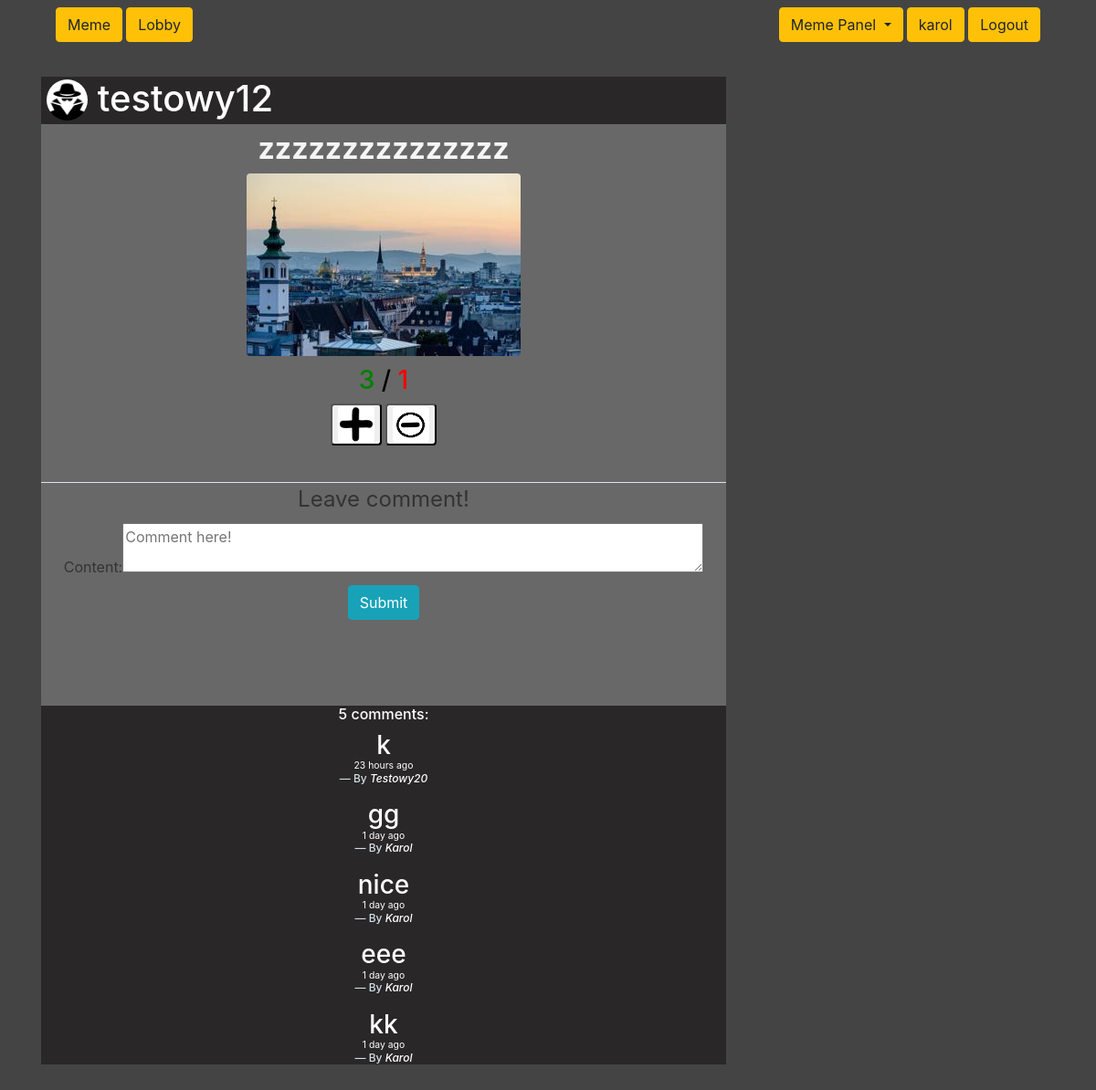
Screenshot of /83/ (signed in) with the database file from the repository.
### meme_site/models.py (models this page shows, shortened)
class MemePost(models.Model):
    user = models.ForeignKey(User, on_delete=models.CASCADE)
    image = models.ImageField(upload_to='meme_images/', blank=False, null=False)
    title = models.CharField(max_length=100)
    date_added = models.DateTimeField(default=timezone.now)
    thumb_up = models.ManyToManyField(User, related_name="liked_up", blank=True)
    thumb_down = models.ManyToManyField(User, related_name="liked_down", blank=True)
    class Meta:
        ordering = ['-date_added']

class CommentSection(models.Model):
    post = models.ForeignKey(MemePost, on_delete=models.CASCADE)
    user = models.ForeignKey(User, on_delete=models.CASCADE)
    content = models.TextField(max_length=500)
    timestamp = models.DateTimeField(default=timezone.now)
    class Meta:
        ordering=['-timestamp']

### my_site/models.py (models this page shows, shortened)
class MySiteProfile(models.Model):
    user = models.OneToOneField(User, on_delete=models.CASCADE)
    image = models.ImageField(default="incognito.png", upload_to="Profile_image")

### meme_site/views.py (the view, shortened to what this page needs)
# urls.py: path('<int:pk>/', MemeDetailView.as_view(), name='memeDetailView'),
class MemeDetailView(LikeMeme, FormMixin, DetailView):
    model = MemePost
    template_name = 'meme_site/meme_detail.html'
    context_object_name = 'user_meme'
    form_class = CommentForm
    def get_context_data(self, **kwargs):
        context = super(MemeDetailView, self).get_context_data(**kwargs)
        context['comments'] = CommentSection.objects.filter(post=self.kwargs.get('pk'))
        return context

### meme_site/forms.py
class CommentForm(forms.ModelForm):
    class Meta:
        model = CommentSection
        widgets = {
            'content': forms.Textarea(attrs={
                'size': 2,
                'rows': 2,
                'cols': 60,
                'placeholder': 'Comment here!'
                }),
        }
        fields = ['content']

### meme_site/templates/meme_site/meme_detail.html (shortened to what this page needs)
{% extends 'my_site/base.html' %}
{% load crispy_forms_tags %}
{% load humanize %}
{% block content %}
<div class="article-metadata">
    <div class="authorbox">
        <h1><img src="{{ user_meme.user.mysiteprofile.image.url }}" class="rounded-circle circle_img_detail">
            <a href="{% url 'userMemes' user_meme.user.username %}"
                style="color: #ffffff;">{{ user_meme.user.username }}</a></h1>
    </div>
    <div class="box_title">
        <h2> {{ user_meme.title }}</h2>
        <img src=" {{ user_meme.image.url }}" class="rounded">
    </div>
    <div class="likes_section">
        <h3 style="color: green;">{{ user_meme.thumb_up.count }}
            <span style="color:rgb(0, 0, 0);">/</span>
            <span style="color:red;">{{ user_meme.thumb_down.count }}</span>
        </h3>
        {% if user.is_authenticated %}
        <form action="{%url 'like-meme-detail' user_meme.id %}" method="POST">
            {% if user not in user_meme.thumb_up.all and user not in user_meme.thumb_down.all %}
            <button class="rounded" type="submit" name="liked">
                <img class="rounded circle_vote" src="/media/plus.png">
            </button>
            <button class="rounded" type="submit" name="unliked">
                <img class="rounded circle_vote" src="/media/minus.png">
            </button>
            {% elif user not in user_meme.thumb_up.all and user in user_meme.thumb_down.all %}
            <button class="rounded" type="submit" name="liked">
                <img class="rounded circle_vote" src="/media/plus.png">
            </button>
            <button class="rounded" type="submit" name="unliked">
                <img class="rounded circle_vote" src="/media/minus_clicked.png">
            </button>
            {% endif %}
        </form>
    </div>
    {% endif %}
</div>
{% if user.is_authenticated %}
<div class="article-metadata">
    <form method="POST">
        <legend class="border-top">Leave comment!</legend>
        {{ form }}
        <div class="form-group">
            <button class="btn btn-info" type="submit">Submit</button>
        </div>
    </form>
    <br><br>
</div>
{% endif %}
<div class="comment_section">
    {% if comments.count == 0 %}
    <h6>{{ comments.count }} comments</h6>
    {% elif comments.count < 2 %}
    <h6>{{ comments.count }} comment:</h6>
    {% else %}
    <h6>{{ comments.count }} comments:</h6>
    {% endif %}
    <h6>{% for comment in comments %}
        <div class="blockquote">
            <div style="font-size: small">
                <h3 class="mb-0"> {{ comment.content }} </h3>
                <small>
                    <p class="mb-0"> {{ comment.timestamp|naturaltime }} </p>
                </small>
            </div>
            <footer class="blockquote-footer">By <cite title="Source Title"><a
                        href="{% url 'mySiteProfile_page' comment.user %}"
                        style="color: #ffffff;">{{comment.user|capfirst}}</a></cite></footer>
        </div>
        {% endfor %}
</div>
{% endblock content%}

### my_site/templates/my_site/navbar.html (shortened to what this page needs)
<nav class="navbar navbar-expand-md navbar-dark bg-steel" style="margin-bottom: 30px;">
    <div class="collapse navbar-collapse" id="navbarToggle">
        <a class="btn btn-warning mr-1" href="{% url 'memeListView' %}">Meme</a>
        <a class="btn btn-warning mr-1" href="{% url 'memeLobbyListView' %}">Lobby</a>
    </div>
    <div class="dropdown mr-1">
        {% if user.is_authenticated %}
        <button class="btn btn-warning dropdown-toggle" type="button" id="dropdownMenuButton" data-toggle="dropdown" aria-haspopup="true" aria-expanded="false">
          Meme Panel
        </button>
        {% endif %}
    </div>
    <div class="">
        {% if user.is_authenticated %}
        {% if user_profile.user.username == user_requested.username %}
        <a class="btn btn-warning" href="{% url 'mySiteProfile_page' user.username %}">{{ user.username }}</a>
        {% else %}
        <a class="btn btn-warning" href="{% url 'mySiteProfile_page' user_requested.username %}">{{ user_requested.username }}</a>
        {% endif %}
            <a class="btn btn-warning" href="{% url 'mySiteLogout_page' %}">Logout</a>
        {% else %}
            <a class="btn btn-warning" href="{% url 'mySiteLogin_page' %}">Login</a>
            <a class="btn btn-warning" href="{% url 'mySiteRegister_page' %}">Register</a>
        {% endif %}
    </div>
</nav>

### my_site/static/my_site/main.css (style rules this page uses)
body { background: #444444; color: #333333; }
.blockquote-footer { display: block; font-size: 60%; color: #d3dee7; }
.circle_vote { height: 40px; width: 40px; }
.article-metadata { max-width: 750px; background-color: #686868; width: 100%; margin-top: 10px; text-align: center; margin-bottom: 30px; }
.article-metadata a { color: #333; text-decoration: none; }
.authorbox { background: #292727; }
.circle_img_detail { height: 45px; width: 45px; margin-bottom: 4px; }
.box_title { color: whitesmoke; margin-top: 6px; margin-bottom: 10px; }
.box_title h2 { font-weight: 715; }
.likes_section { text-align: center; width: 100%; padding-bottom: 10px; }
.authorbox h1 { color: #ffffff; text-align: left; margin-left: 6px; }
.comment_section { color: #ffffff; background-color: #292727; }

### rows the page displays
MemePost: user.mysiteprofile.image (picture), user.username "testowy12", title "zzzzzzzzzzzzzzz", image (picture), thumb_up.count "3", thumb_down.count "1"
CommentSection: content "k", timestamp "23 hours ago", user "Testowy20"
CommentSection: content "gg", timestamp "1 day ago", user "Karol"
CommentSection: content "nice", timestamp "1 day ago", user "Karol"
CommentSection: content "eee", timestamp "1 day ago", user "Karol"
CommentSection: content "kk", timestamp "1 day ago", user "Karol"

### other values shown
{{ user.username }} "karol"
{{ comments.count }} "5"
